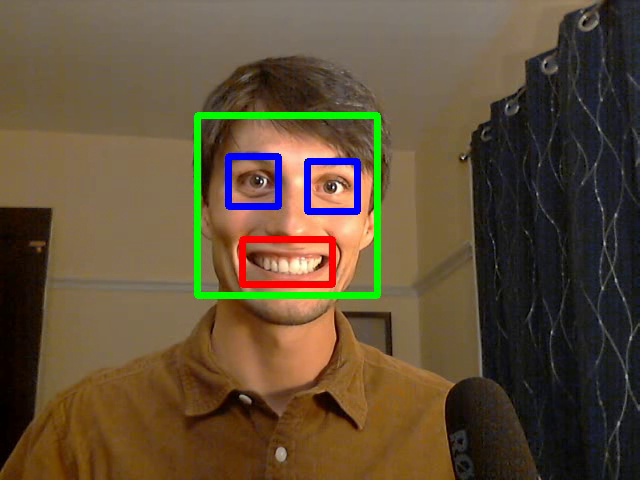
#> input picture frame 128 of assets/6_facial_detection.mp4, 640 x 480 px, given in place of cyclists.mp4, which was not available
$ python 8_background_est.py
#> lines starting #> are read from the running program, lines starting #| are printed output that depends on the picture; after the words box and inside, x2 and y2 are one past the last pixel; in counts of white or black regions, pixels touching at a corner belong together; pictures that were not available may be replaced by others from this repository, and a replacement may not be noted
import cv2 # See video 1 for installation
import numpy as np

# Replace "0" with a file path to work with a saved video
stream = cv2.VideoCapture("assets/cyclists.mp4")

if not stream.isOpened():
    print("No stream :(")
    exit()

num_frames = stream.get(cv2.CAP_PROP_FRAME_COUNT)
frame_ids = np.random.uniform(size=20) * num_frames
frames = []
for fid in frame_ids:
    stream.set(cv2.CAP_PROP_POS_FRAMES, fid)
    ret, frame = stream.read()
    if not ret: # if no frames are returned
        print("SOMETHING WENT WRONG")
        exit()
    frames.append(frame)
#> this loop made 20 passes
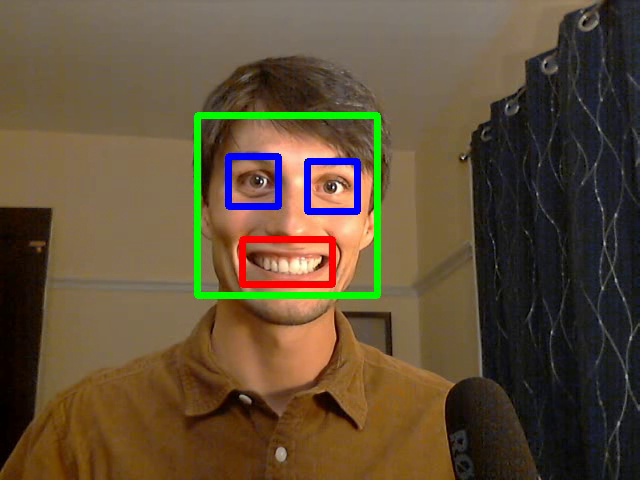
#> input picture frame 128 of assets/6_facial_detection.mp4, 640 x 480 px, given in place of cyclists.mp4, which was not available
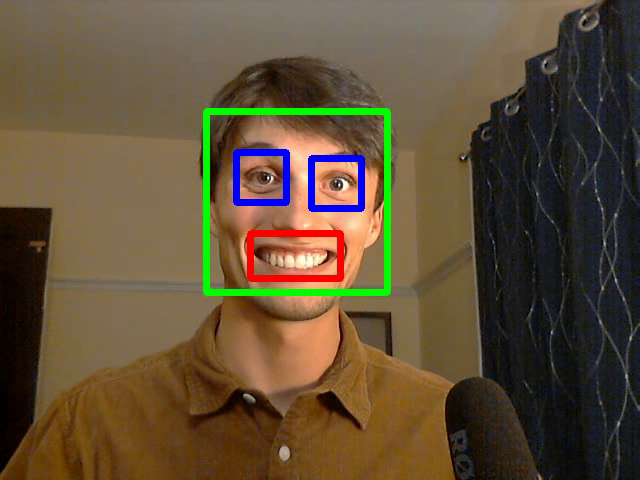
#> input picture frame 167 of assets/6_facial_detection.mp4, 640 x 480 px, given in place of cyclists.mp4, which was not available
#> pass 3, `ret, frame = stream.read()`:
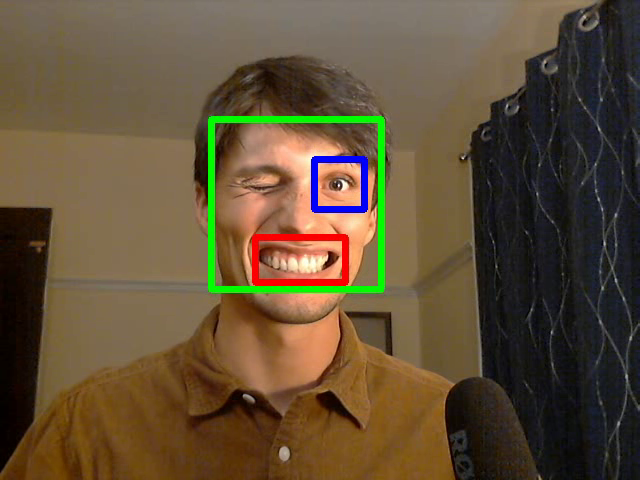
#> frame: shape (480, 640, 3); mean B, G, R 54.9, 79.3, 96.7
#> after the loop, frames = 20 items

# The median frame here is our background
median = np.median(frames, axis=0).astype(np.uint8)
median = cv2.cvtColor(median, cv2.COLOR_BGR2GRAY)
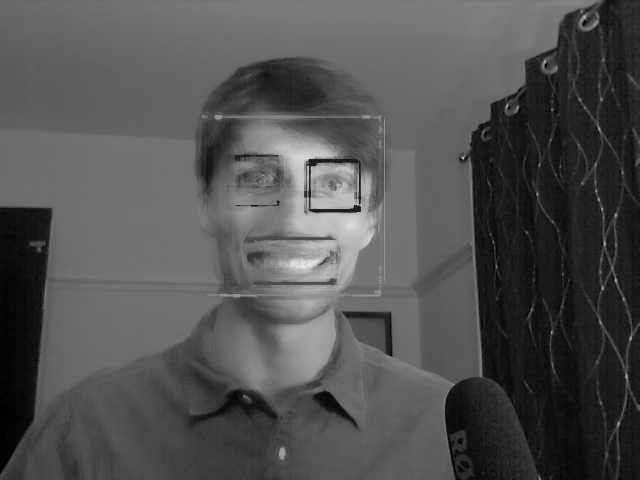
#> median: shape (480, 640); min 0, max 235, mean 81.3

fps = stream.get(cv2.CAP_PROP_FPS)
#> fps = 30
width = int(stream.get(3))
#> width = 640
height = int(stream.get(4))
#> height = 480

# list of FourCC video codes: https://softron.zendesk.com/hc/en-us/articles/207695697-List-of-FourCC-codes-for-video-codecs
output = cv2.VideoWriter("assets/8_no_background.mp4",
            cv2.VideoWriter_fourcc('m', 'p', 'g', '4'),
            fps=fps, frameSize=(width, height))

stream.set(cv2.CAP_PROP_POS_FRAMES, 0)
while True:
    ret, frame = stream.read()
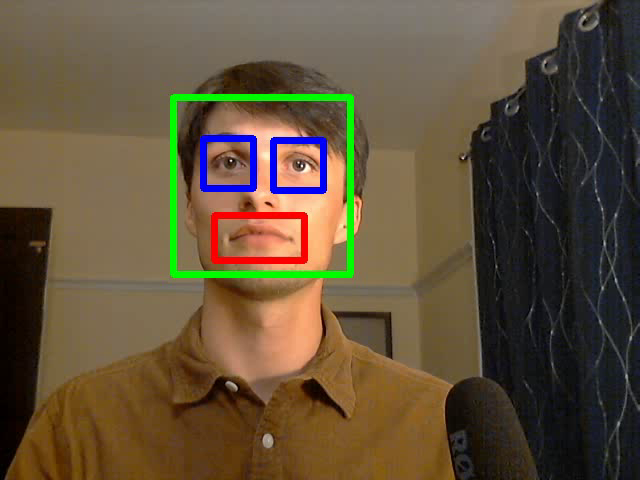
#> input picture frame 0 of assets/6_facial_detection.mp4, 640 x 480 px, given in place of cyclists.mp4, which was not available
#> frame is the input picture: shape (480, 640, 3); mean B, G, R 57.9, 81, 96.5
    if not ret: # if no frames are returned
        print("No more stream :(")
        break

    # take out any pixel that is similar to our median frame
    frame = cv2.cvtColor(frame, cv2.COLOR_BGR2GRAY)
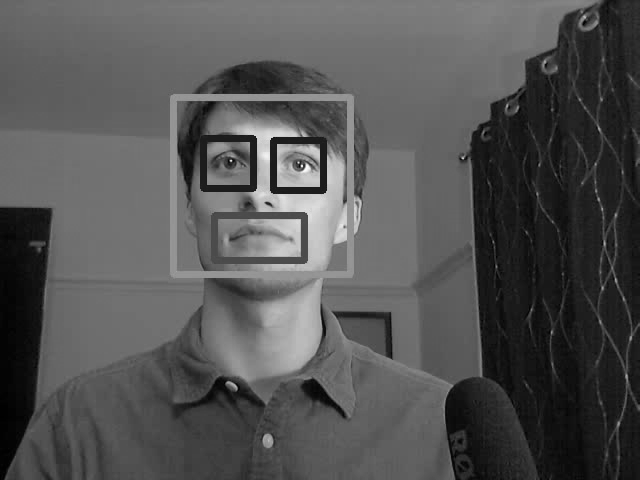
#> frame: shape (480, 640); min 0, max 252, mean 83
    dif_frame = cv2.absdiff(median, frame)
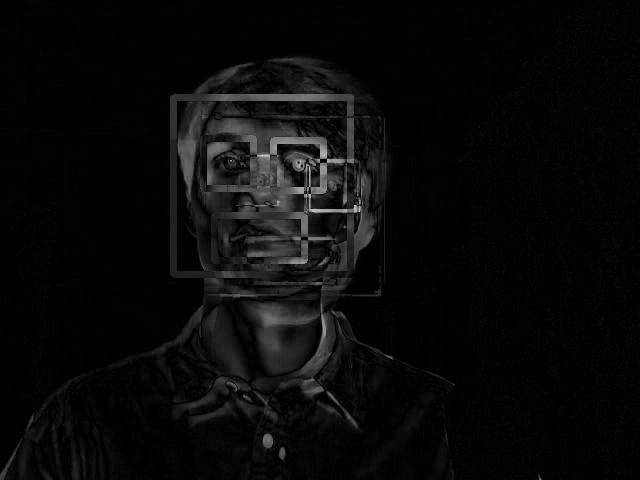
#> dif_frame: shape (480, 640); min 0, max 201, mean 9.4
    threshold, diff = cv2.threshold(dif_frame, 100, 255,
                    cv2.THRESH_BINARY)
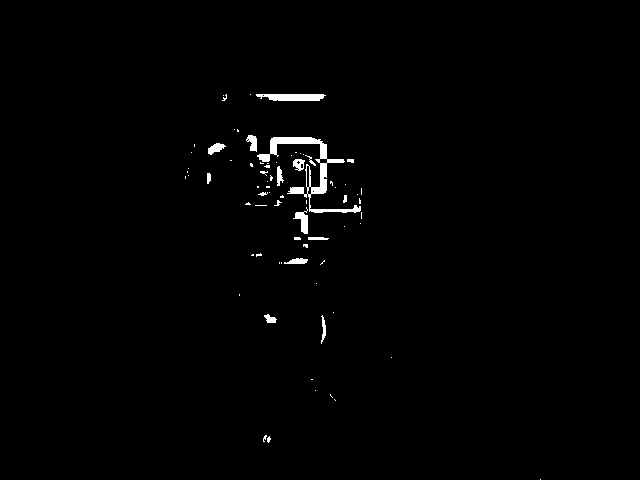
#> diff: shape (480, 640); 1% white; 75 white regions (57 under 20 px), largest, box (x1, y1, x2, y2) and area: (257, 137, 361, 213) 1364, (256, 94, 326, 101) 414, (293, 207, 308, 234) 189
    # frame = cv2.resize(frame, (width, height))
    output.write(diff)
    cv2.imshow("Video!", diff)
    cv2.waitKey(20)
    if cv2.waitKey(1) == ord('q'): # press "q" to quit
#> (key q is pressed here)
        break

stream.release()
cv2.destroyAllWindows() #!

$ run again, starting later in the video
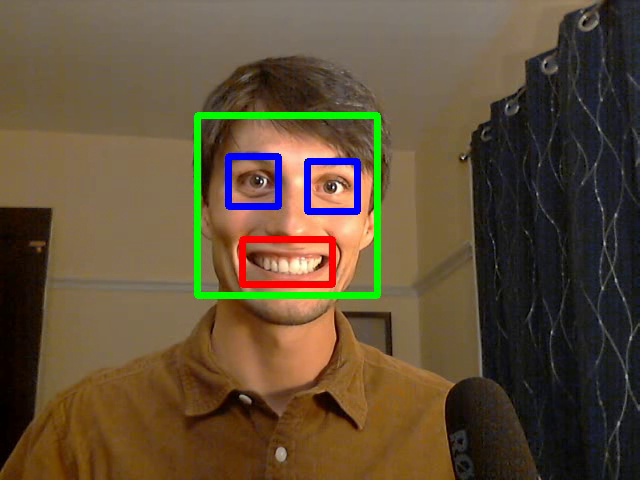
#> input picture frame 128 of assets/6_facial_detection.mp4, 640 x 480 px, given in place of cyclists.mp4, which was not available
#> the loop `for fid in frame_ids:` made 20 passes
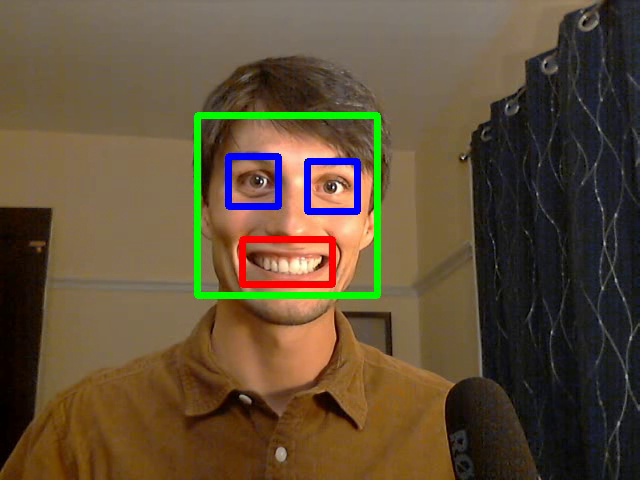
#> input picture frame 128 of assets/6_facial_detection.mp4, 640 x 480 px, given in place of cyclists.mp4, which was not available
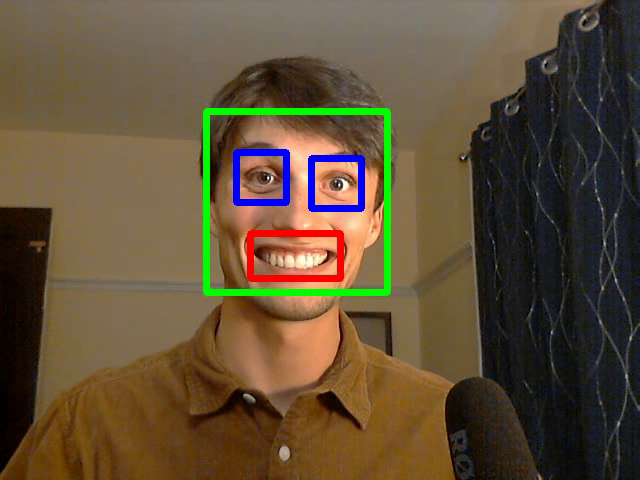
#> input picture frame 167 of assets/6_facial_detection.mp4, 640 x 480 px, given in place of cyclists.mp4, which was not available
#> after the loop `for fid in frame_ids:`: frames = 20 items
#> fps = 30
#> width = 640
#> height = 480
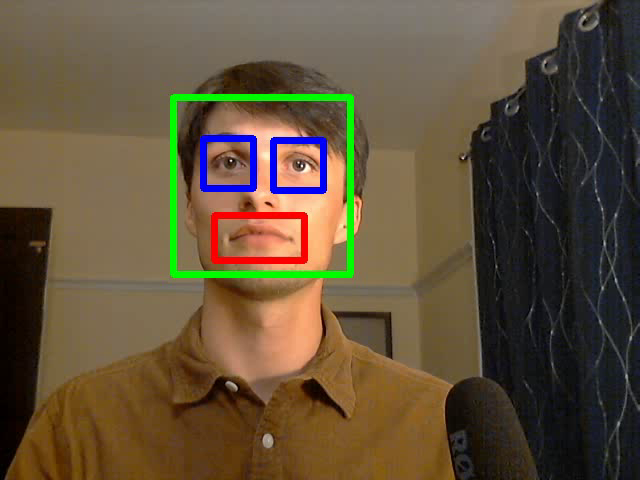
#> input picture frame 0 of assets/6_facial_detection.mp4, 640 x 480 px, given in place of cyclists.mp4, which was not available
#> frame is the input picture: shape (480, 640, 3); mean B, G, R 57.9, 81, 96.5
#> diff: shape (480, 640); 1% white; 75 white regions (57 under 20 px), largest, box (x1, y1, x2, y2) and area: (257, 137, 361, 213) 1364, (256, 94, 326, 101) 414, (293, 207, 308, 234) 189
